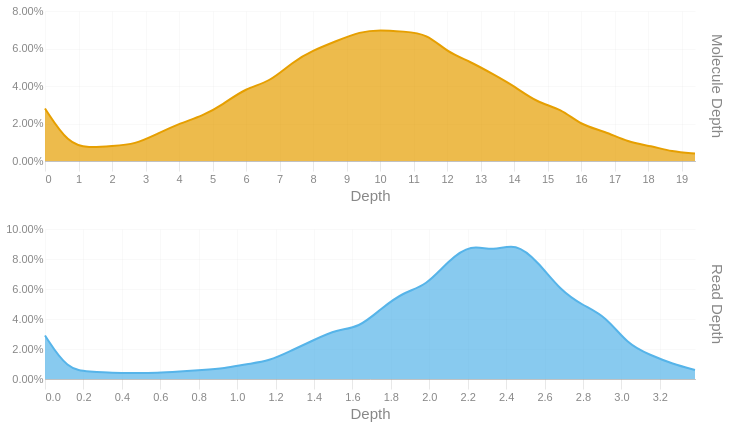

This figure's notebook cell:
### Code cell
readdep = depth_hist(tb['Read Depth'], q99, 3)
readdep = readdep.with_columns(pl.lit('Read Depth').alias('Metric'))
if not SKIPLR:
    moldep = depth_hist(tb['Molecule Depth'], mol_q99, 1)
    moldep = moldep.with_columns(pl.lit('Molecule Depth').alias('Metric'))
    _hist = pl.concat([readdep, moldep])
    _hist = _hist.filter(pl.col('Proportion') != 0)
    with SafeRender(_hist):
        (
            alt.Chart(_hist)        
            .mark_area(interpolate = "basis")
            .encode(
                x=alt.X('Bin:Q').scale(domainMin=0).axis(alt.Axis(title='Depth')),
                y = alt.Y('Proportion:Q', title = None).axis(format = '.2%'),
                color = alt.Color('Metric:N').legend(None),
                row = alt.Row("Metric:N").header(title = None, labelOrient = 'right'),
                tooltip = [
                    alt.Tooltip("Metric:N", title = "Metric"),
                    alt.Tooltip('Interval:N', title = "Depth Interval"),
                    alt.Tooltip('Proportion:Q', title = "% Alignments").format('.2%')
                ]
            )
            .resolve_scale(x='independent', y='independent')
            .properties(
                height = 150, width = 650,
                usermeta={'embedOptions': {'downloadFileName': f'{samplename}.depth.hist'}}
            )
        ).display()
else:
    readdep = readdep.filter(pl.col('Proportion') != 0)
    with SafeRender(readdep):
        (
            alt.Chart(readdep)        
            .mark_area(interpolate = "basis")
            .encode(
                x=alt.X('Bin:Q').scale(domainMin=0).axis(alt.Axis(title='Depth')),
                y = alt.Y('Proportion:Q', title = None).axis(format = '.2%'),
                tooltip = [
                    alt.Tooltip('Interval:N', title = "Depth Interval"),
                    alt.Tooltip('Proportion:Q', title = "% Alignments").format('.2%')
                ]
            )
            .properties(
                usermeta={'embedOptions': {'downloadFileName': f'{samplename}.depth.hist'}}
            )
        ).display()

### Figure 1 — Vega-Lite specification as saved in the notebook (floating-point values rounded to 4 significant figures)
{"width": 650, "height": 150, "config": {"title": {"anchor": "start", "dy": -15, "fontSize": 18, "color": "#888888", "subtitleColor": "#888888", "subtitleFontSize": 14}, "arc": {"fill": "#0072B2"}, "axis": {"domainColor": "#888888", "domainWidth": 0.5, "gridWidth": 0.2, "grid": false, "titleFontWeight": 400, "titleFontSize": 15, "labelFontSize": 11, "labelColor": "#888888", "tickColor": "#888888", "tickWidth": 0.2, "titleColor": "#888888"}, "axisBand": {"grid": false}, "axisX": {"grid": true, "tickSize": 10, "domainCap": "round"}, "axisY": {"domain": false, "grid": true, "tickSize": 0, "domainCap": "round"}, "background": "transparent", "header": {"labelFontSize": 15, "labelColor": "#888888", "titleFontSize": 15, "titleFontWeight": 600, "titleColor": "#888888"}, "legend": {"labelFont": "sans-serif", "labelFontSize": 12, "labelColor": "#888888", "symbolSize": 100, "symbolType": "circle", "titleFontSize": 12, "titlePadding": 10, "titleColor": "#888888", "title": null}, "range": {"category": ["#E69F00", "#56B4E9", "#009E73", "#F0E442", "#0072B2", "#D55E00", "#CC79A7", "#000000"], "diverging": ["#cfe8f3", "#a2d4ec", "#73bfe2", "#46abdb", "#1696d2", "#12719e"]}, "area": {"fill": "#0072B2", "fillOpacity": 0.7, "line": true, "strokeOpacity": 0.7}, "line": {"color": "#0072B2", "stroke": "#0072B2", "strokeWidth": 2}, "trail": {"color": "#0072B2", "stroke": "#0072B2", "strokeWidth": 0, "size": 1}, "point": {"filled": true, "fillOpacity": 1.0, "size": 95}, "text": {"color": "#888888", "fontSize": 11, "align": "right", "fontWeight": 400, "size": 11}, "bar": {"fill": "#0072B2", "stroke": null}, "view": {"stroke": null, "continuousWidth": 660, "continuousHeight": 400}}, "data": {"name": "data-65f4d38a37d13503b3e828c438ca7ddb"}, "mark": {"type": "area", "interpolate": "basis"}, "encoding": {"color": {"field": "Metric", "legend": null, "type": "nominal"}, "row": {"field": "Metric", "header": {"title": null, "labelOrient": "right"}, "type": "nominal"}, "tooltip": [{"field": "Metric", "title": "Metric", "type": "nominal"}, {"field": "Interval", "title": "Depth Interval", "type": "nominal"}, {"field": "Proportion", "format": ".2%", "title": "% Alignments", "type": "quantitative"}], "x": {"axis": {"title": "Depth"}, "field": "Bin", "scale": {"domainMin": 0}, "type": "quantitative"}, "y": {"axis": {"format": ".2%"}, "field": "Proportion", "title": null, "type": "quantitative"}}, "resolve": {"scale": {"x": "independent", "y": "independent"}}, "usermeta": {"embedOptions": {"downloadFileName": "S1_Musquodoboit_025.depth.hist"}}, "$schema": "https://vega.github.io/schema/vega-lite/v6.1.0.json", "datasets": {"data-65f4d38a37d13503b3e828c438ca7ddb": [{"Bin": 0.0, "Interval": "0.0-0.117", "Proportion": 0.029, "Metric": "Read Depth"}, {"Bin": 0.117, "Interval": "0.117-0.233", "Proportion": 0.006, "Metric": "Read Depth"}, {"Bin": 0.233, "Interval": "0.233-0.35", "Proportion": 0.005, "Metric": "Read Depth"}, {"Bin": 0.35, "Interval": "0.35-0.467", "Proportion": 0.004, "Metric": "Read Depth"}, {"Bin": 0.467, "Interval": "0.467-0.583", "Proportion": 0.004, "Metric": "Read Depth"}, {"Bin": 0.583, "Interval": "0.583-0.7", "Proportion": 0.004, "Metric": "Read Depth"}, {"Bin": 0.7, "Interval": "0.7-0.817", "Proportion": 0.005, "Metric": "Read Depth"}, {"Bin": 0.817, "Interval": "0.817-0.933", "Proportion": 0.006, "Metric": "Read Depth"}, {"Bin": 0.933, "Interval": "0.933-1.05", "Proportion": 0.007, "Metric": "Read Depth"}, {"Bin": 1.05, "Interval": "1.05-1.167", "Proportion": 0.01, "Metric": "Read Depth"}, {"Bin": 1.167, "Interval": "1.167-1.283", "Proportion": 0.012, "Metric": "Read Depth"}, {"Bin": 1.283, "Interval": "1.283-1.4", "Proportion": 0.019, "Metric": "Read Depth"}, {"Bin": 1.4, "Interval": "1.4-1.517", "Proportion": 0.026, "Metric": "Read Depth"}, {"Bin": 1.517, "Interval": "1.517-1.633", "Proportion": 0.033, "Metric": "Read Depth"}, {"Bin": 1.633, "Interval": "1.633-1.75", "Proportion": 0.034, "Metric": "Read Depth"}, {"Bin": 1.75, "Interval": "1.75-1.867", "Proportion": 0.047, "Metric": "Read Depth"}, {"Bin": 1.867, "Interval": "1.867-1.983", "Proportion": 0.058, "Metric": "Read Depth"}, {"Bin": 1.983, "Interval": "1.983-2.1", "Proportion": 0.062, "Metric": "Read Depth"}, {"Bin": 2.1, "Interval": "2.1-2.217", "Proportion": 0.079, "Metric": "Read Depth"}, {"Bin": 2.217, "Interval": "2.217-2.333", "Proportion": 0.09, "Metric": "Read Depth"}, {"Bin": 2.333, "Interval": "2.333-2.45", "Proportion": 0.085, "Metric": "Read Depth"}, {"Bin": 2.45, "Interval": "2.45-2.567", "Proportion": 0.091, "Metric": "Read Depth"}, {"Bin": 2.567, "Interval": "2.567-2.683", "Proportion": 0.078, "Metric": "Read Depth"}, {"Bin": 2.683, "Interval": "2.683-2.8", "Proportion": 0.059, "Metric": "Read Depth"}, {"Bin": 2.8, "Interval": "2.8-2.917", "Proportion": 0.049, "Metric": "Read Depth"}, {"Bin": 2.917, "Interval": "2.917-3.033", "Proportion": 0.042, "Metric": "Read Depth"}, {"Bin": 3.033, "Interval": "3.033-3.15", "Proportion": 0.023, "Metric": "Read Depth"}, {"Bin": 3.15, "Interval": "3.15-3.267", "Proportion": 0.016, "Metric": "Read Depth"}, {"Bin": 3.267, "Interval": "3.267-3.383", "Proportion": 0.01, "Metric": "Read Depth"}, {"Bin": 3.383, "Interval": "3.383-3.5", "Proportion": 0.006, "Metric": "Read Depth"}, {"Bin": 0.0, "Interval": "0.0-0.7", "Proportion": 0.028, "Metric": "Molecule Depth"}, {"Bin": 0.7, "Interval": "0.7-1.3", "Proportion": 0.009, "Metric": "Molecule Depth"}, {"Bin": 1.3, "Interval": "1.3-2.0", "Proportion": 0.007, "Metric": "Molecule Depth"}, {"Bin": 2.0, "Interval": "2.0-2.7", "Proportion": 0.008, "Metric": "Molecule Depth"}, {"Bin": 2.7, "Interval": "2.7-3.3", "Proportion": 0.009, "Metric": "Molecule Depth"}, {"Bin": 3.3, "Interval": "3.3-4.0", "Proportion": 0.014, "Metric": "Molecule Depth"}, {"Bin": 4.0, "Interval": "4.0-4.7", "Proportion": 0.02, "Metric": "Molecule Depth"}, {"Bin": 4.7, "Interval": "4.7-5.3", "Proportion": 0.024, "Metric": "Molecule Depth"}, {"Bin": 5.3, "Interval": "5.3-6.0", "Proportion": 0.03, "Metric": "Molecule Depth"}, {"Bin": 6.0, "Interval": "6.0-6.7", "Proportion": 0.039, "Metric": "Molecule Depth"}, {"Bin": 6.7, "Interval": "6.7-7.4", "Proportion": 0.042, "Metric": "Molecule Depth"}, {"Bin": 7.4, "Interval": "7.4-8.0", "Proportion": 0.053, "Metric": "Molecule Depth"}, {"Bin": 8.0, "Interval": "8.0-8.7", "Proportion": 0.059, "Metric": "Molecule Depth"}, {"Bin": 8.7, "Interval": "8.7-9.4", "Proportion": 0.064, "Metric": "Molecule Depth"}, {"Bin": 9.4, "Interval": "9.4-10.0", "Proportion": 0.069, "Metric": "Molecule Depth"}, {"Bin": 10.0, "Interval": "10.0-10.7", "Proportion": 0.07, "Metric": "Molecule Depth"}, {"Bin": 10.7, "Interval": "10.7-11.4", "Proportion": 0.069, "Metric": "Molecule Depth"}, {"Bin": 11.4, "Interval": "11.4-12.0", "Proportion": 0.068, "Metric": "Molecule Depth"}, {"Bin": 12.0, "Interval": "12.0-12.7", "Proportion": 0.058, "Metric": "Molecule Depth"}, {"Bin": 12.7, "Interval": "12.7-13.4", "Proportion": 0.053, "Metric": "Molecule Depth"}, {"Bin": 13.4, "Interval": "13.4-14.0", "Proportion": 0.046, "Metric": "Molecule Depth"}, {"Bin": 14.0, "Interval": "14.0-14.7", "Proportion": 0.04, "Metric": "Molecule Depth"}, {"Bin": 14.7, "Interval": "14.7-15.4", "Proportion": 0.031, "Metric": "Molecule Depth"}, {"Bin": 15.4, "Interval": "15.4-16.0", "Proportion": 0.028, "Metric": "Molecule Depth"}, {"Bin": 16.0, "Interval": "16.0-16.7", "Proportion": 0.019, "Metric": "Molecule Depth"}, {"Bin": 16.7, "Interval": "16.7-17.4", "Proportion": 0.016, "Metric": "Molecule Depth"}, {"Bin": 17.4, "Interval": "17.4-18.1", "Proportion": 0.01, "Metric": "Molecule Depth"}, {"Bin": 18.1, "Interval": "18.1-18.7", "Proportion": 0.008, "Metric": "Molecule Depth"}, {"Bin": 18.7, "Interval": "18.7-19.4", "Proportion": 0.005, "Metric": "Molecule Depth"}, {"Bin": 19.4, "Interval": "19.4-20.06", "Proportion": 0.004, "Metric": "Molecule Depth"}]}}
